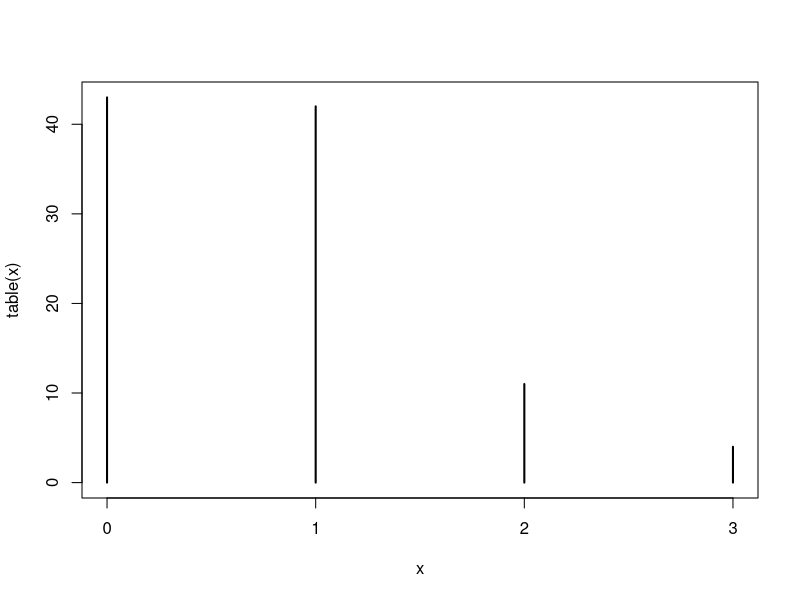
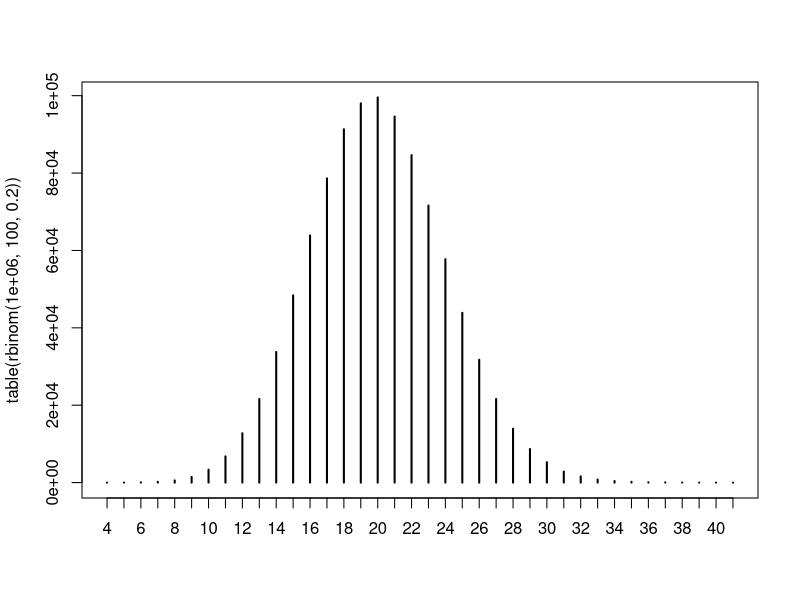
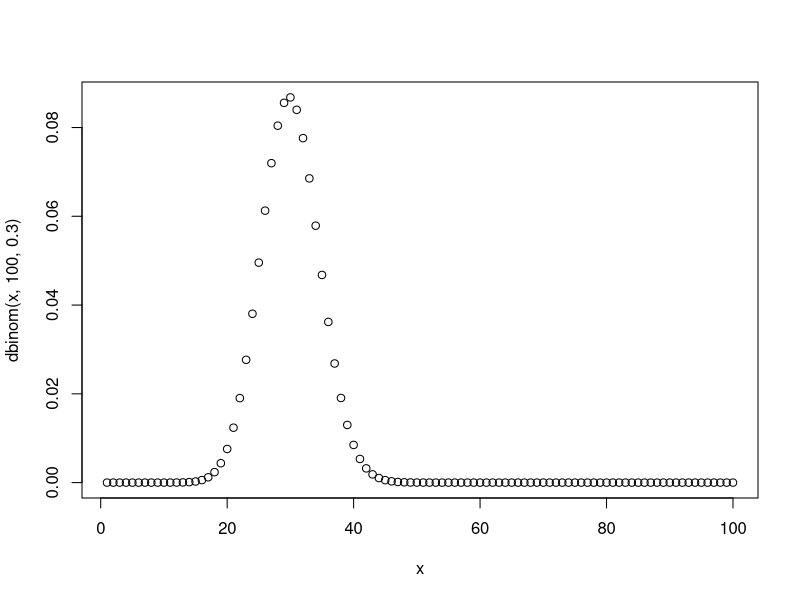
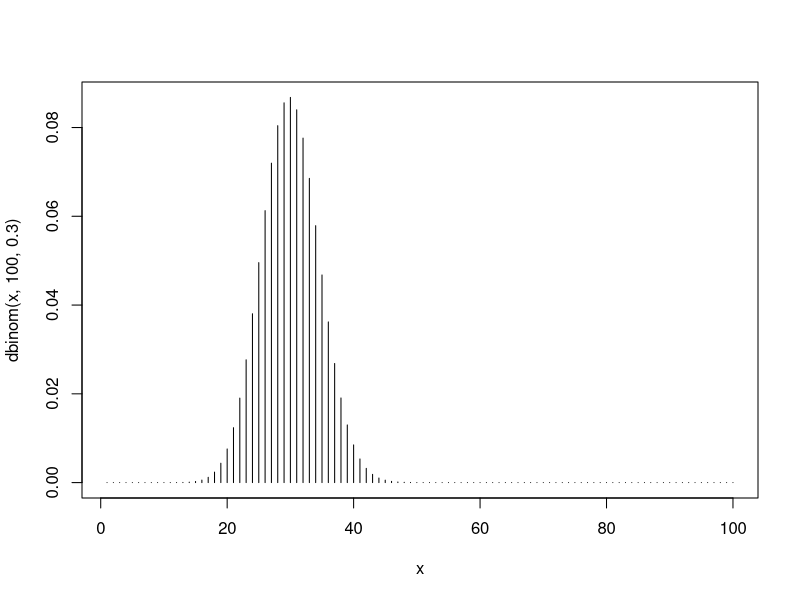
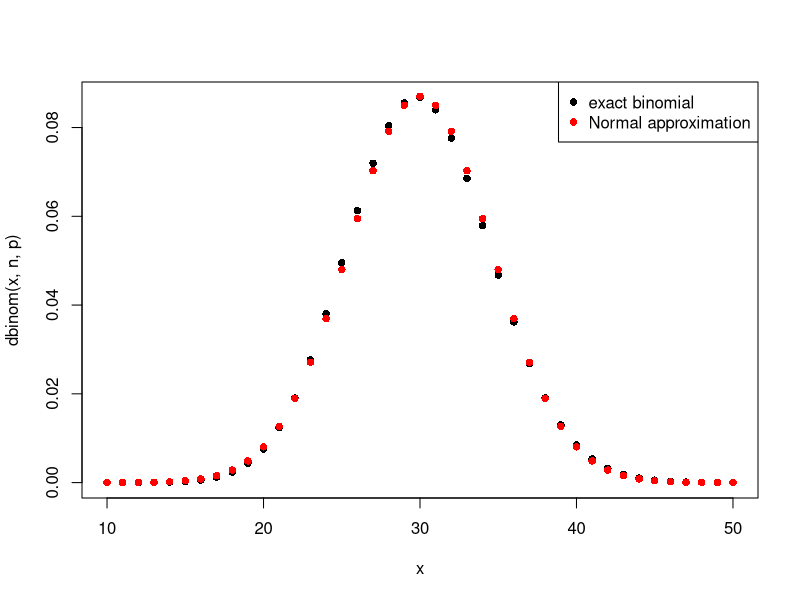

Here is the R script that generated these plots, in order:
## ---- chunk 1
knitr::opts_chunk$set(echo = TRUE)
## ---- chunk 2
rbinom(100,8,0.5)
## ---- chunk 3
x <- rbinom(100,4,0.2)
x
table(x)
plot(table(x))
## ---- chunk 4
plot(table(rbinom(1e6,100,0.2)))
## ---- chunk 5
x <- 1:100
plot(x,dbinom(x,100,0.3))
## ---- chunk 6
x <- 1:100
plot(x,dbinom(x,100,0.3),type='h')
## ---- chunk 7
n <- 100
p <- 0.3
x <- 10:50   # region of x-axis to be plotted
plot(x,dbinom(x,n,p),pch=16,col="black")
points(x,dnorm(x,mean=n*p, sd=sqrt(n*p*(1-p))),col='red',pch=16)
legend("topright",lty=0,pch=16,col=c("black","red"),legend=c("exact binomial", "Normal approximation"))
## ---- chunk 8
n <- 100
p <- 0.5
qnorm(0.95, mean=n*p, sd=sqrt(n*p*(1-p)))
## ---- chunk 9
table(rbinom(1e6,100,0.5) > 58)
## ---- chunk 10
qbinom(0.95,100,0.5)
